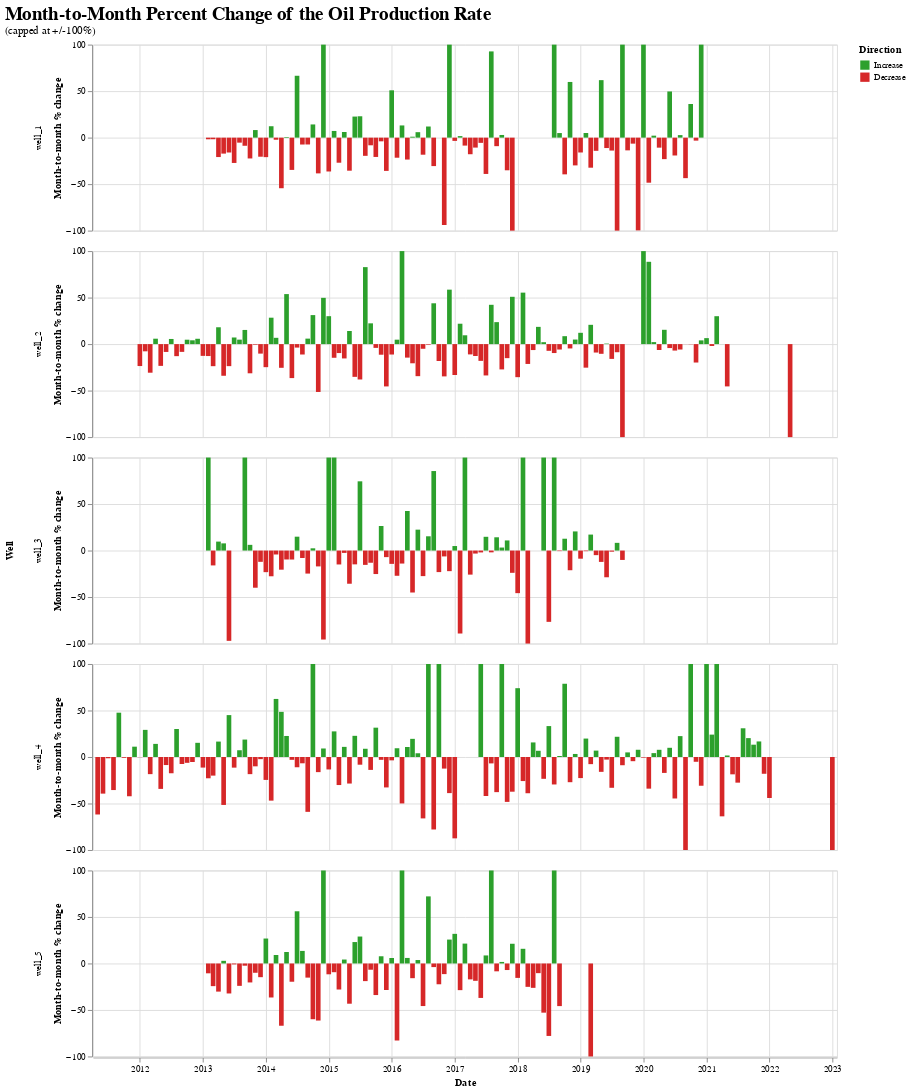

Write notebook code for a chart like this one.
### Markdown cell above
#### Oil Production Percent Change
- The month-to-month percent change chart tracks how each well’s production jumps or drops from one month to the next, helping the analysis identify volatility bursts or shut-in events to account for when modeling the LSTM

### Code cell
# Compute month-over-month percent change in oil production for each well
pct_change_df = df[['well_name', 'date', 'oil_producing_daily_avg (bbl/day)']].copy()
pct_change_df = pct_change_df.sort_values(['well_name', 'date'])
pct_change_df['pct_change'] = pct_change_df.groupby('well_name')['oil_producing_daily_avg (bbl/day)'].pct_change() * 100
pct_change_df = pct_change_df.dropna(subset=['pct_change'])
pct_change_df['pct_change'] = pct_change_df['pct_change'].clip(-100, 100)

# Define the color palette that differentiates positive from negative swings
color_scale = alt.Scale(domain=['Increase', 'Decrease'], range=['#2ca02c', '#d62728'])

# Plot a faceted bar chart showing capped percent changes for every well
pct_change_chart = alt.Chart(pct_change_df).mark_bar().encode(
    x=alt.X('date:T', title='Date'),
    y=alt.Y('pct_change:Q', title='Month-to-month % change', scale=alt.Scale(domain=[-100, 100])),
    color=alt.Color(
        'change_direction:N',
        scale=color_scale,
        legend=alt.Legend(title='Direction')
    ),
    tooltip=[
        alt.Tooltip('well_name:N', title='Well'),
        alt.Tooltip('date:T', title='Date'),
        alt.Tooltip('pct_change:Q', title='% change', format='.2f')
    ]
).transform_calculate(
    change_direction="datum.pct_change >= 0 ? 'Increase' : 'Decrease'"
).properties(
    height=200,
    width=800
).facet(
    row=alt.Row('well_name:N', title='Well')
).resolve_scale(
    y='shared'
).properties(
    title=alt.Title('Month-to-Month Percent Change of the Oil Production Rate', fontSize=20, anchor='start', subtitle='(capped at +/-100%)')
)

pct_change_chart

### Figure 1 — Vega-Lite specification as saved in the notebook (floating-point values rounded to 4 significant figures; data arrays with more than 128 entries replaced by an {"elided": "..."} marker saying what was removed)
{"config": {"view": {"continuousWidth": 300, "continuousHeight": 300}}, "data": {"name": "data-b7ed02ce2e8944da1e168ca1c70700a8"}, "facet": {"row": {"field": "well_name", "title": "Well", "type": "nominal"}}, "spec": {"mark": {"type": "bar"}, "encoding": {"color": {"field": "change_direction", "legend": {"title": "Direction"}, "scale": {"domain": ["Increase", "Decrease"], "range": ["#2ca02c", "#d62728"]}, "type": "nominal"}, "tooltip": [{"field": "well_name", "title": "Well", "type": "nominal"}, {"field": "date", "title": "Date", "type": "temporal"}, {"field": "pct_change", "format": ".2f", "title": "% change", "type": "quantitative"}], "x": {"field": "date", "title": "Date", "type": "temporal"}, "y": {"field": "pct_change", "scale": {"domain": [-100, 100]}, "title": "Month-to-month % change", "type": "quantitative"}}, "height": 200, "transform": [{"calculate": "datum.pct_change >= 0 ? 'Increase' : 'Decrease'", "as": "change_direction"}], "width": 800}, "resolve": {"scale": {"y": "shared"}}, "title": {"text": "Month-to-Month Percent Change of the Oil Production Rate", "anchor": "start", "fontSize": 20, "subtitle": "(capped at +/-100%)"}, "$schema": "https://vega.github.io/schema/vega-lite/v5.20.1.json", "datasets": {"data-b7ed02ce2e8944da1e168ca1c70700a8": {"elided": "469 records"}}}
